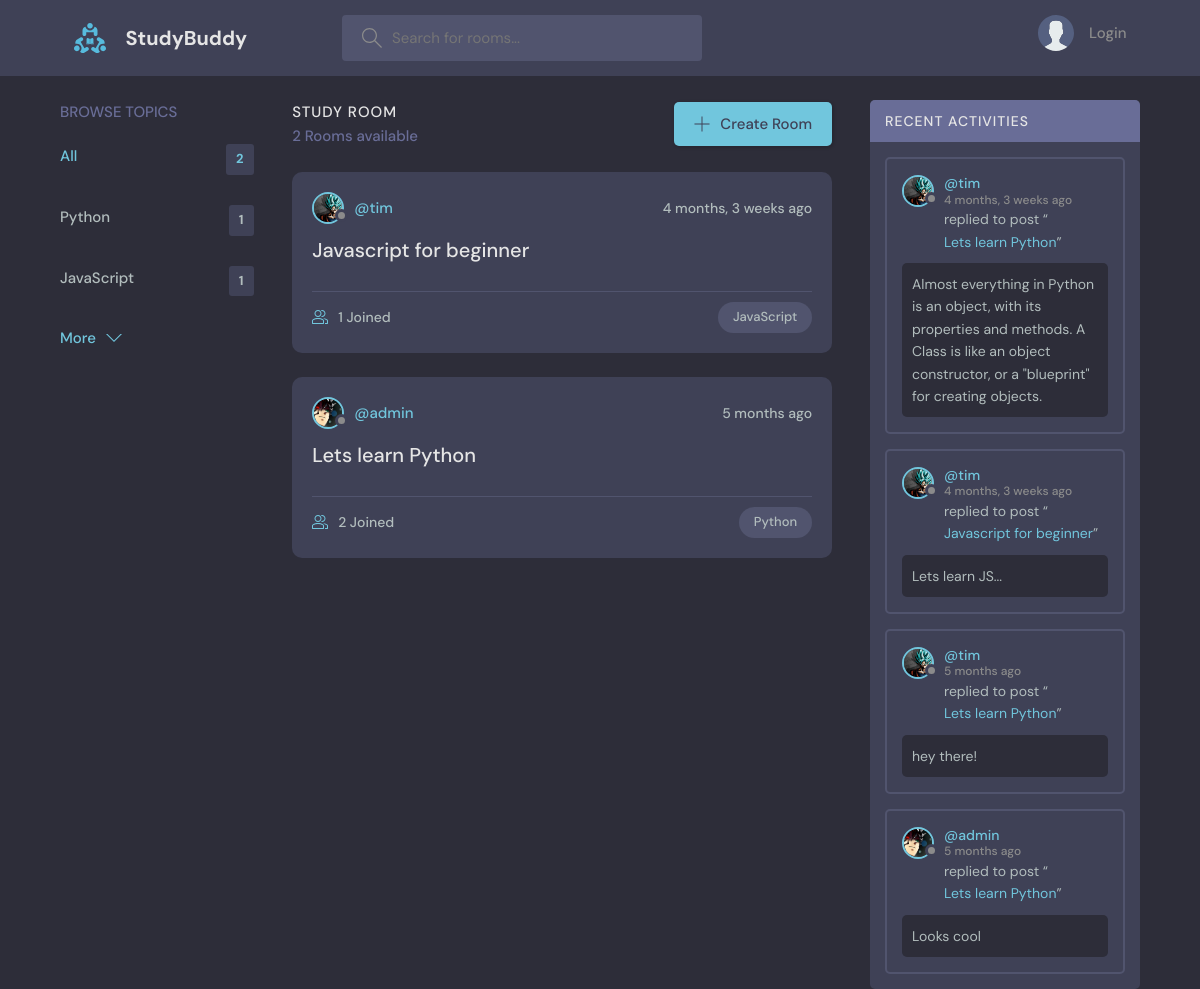
The page / on the database its author committed.
### base/models.py (models this page shows, shortened)
class Topic(models.Model):
    name=models.CharField(max_length=200)

class Room(models.Model):
    host=models.ForeignKey(User,on_delete=models.SET_NULL,null=True)
    topic=models.ForeignKey(Topic,on_delete=models.SET_NULL,null=True)
    name=models.CharField(max_length=200)
    description=models.TextField(null=True,blank=True)
    participants=models.ManyToManyField(User,related_name='participants',blank=True)
    updated=models.DateTimeField(auto_now=True)
    created=models.DateTimeField(auto_now_add=True)
    class Meta:
        ordering=['-updated','-created']
    def __str__(self):
        return self.name

class User(AbstractUser):
    name=models.CharField(max_length=200,null=True)
    email=models.EmailField(unique=True, null=True)
    bio=models.TextField(null=True)
    avatar=models.ImageField(null=True,default="avatar.svg")
    USERNAME_FIELD= 'email'
    REQUIRED_FIELDS=[]

class Message(models.Model):
    user=models.ForeignKey(User,on_delete=models.CASCADE)
    room=models.ForeignKey(Room,on_delete=models.CASCADE)
    body=models.TextField()
    updated=models.DateTimeField(auto_now=True)
    created=models.DateTimeField(auto_now_add=True)
    class Meta:
        ordering=['-updated','-created']

### base/views.py (the view)
# urls.py: path('',views.home,name="home"),
def home(request):
    q=request.GET.get('q') if request.GET.get('q') != None else ''
    rooms=Room.objects.filter(
        Q(topic__name__icontains=q) |
        Q(name__icontains=q) |
        Q(description__icontains=q)
    )
    topics=Topic.objects.all()[0:5]
    room_count=rooms.count()
    room_messages=Message.objects.filter(Q(room__topic__name__icontains=q))
    context={'rooms':rooms,'topics':topics,'room_count':room_count,'room_messages':room_messages}
    return render(request,'base/home.html',context)

### base/templates/base/home.html (shortened to what this page needs)
{% extends 'main.html' %}
{% block content %}
<main class="layout layout--3">
      <div class="container">
        {% include 'base/topics_component.html' %}
        <div class="roomList">
          <div class="roomList__header">
            <div>
              <h2>Study Room</h2>
              <p>{{room_count}} Rooms available</p>
            </div>
            <a class="btn btn--main" href="{% url 'create-room' %}">
              <svg version="1.1" xmlns="http://www.w3.org/2000/svg" width="32" height="32" viewBox="0 0 32 32">
                <title>add</title>
                <path
                  d="M16.943 0.943h-1.885v14.115h-14.115v1.885h14.115v14.115h1.885v-14.115h14.115v-1.885h-14.115v-14.115z"
                ></path>
              </svg>
              Create Room
            </a>
          </div>
          {% include 'base/feed_component.html' %}
        </div>
        {% include 'base/activity_component.html' %}
      </div>
    </main>
    {% endblock content %}

### base/templates/base/topics_component.html
<div class="topics">
    <div class="topics__header">
      <h2>Browse Topics</h2>
    </div>
    <ul class="topics__list">
      <li>
        <a href="{% url 'home' %}" class="active">All <span>{{topics.count}}</span></a>
      </li>
      {% for topic in topics %}
      <li>
        <a href="{% url 'home'%}?q={{topic.name}}">{{topic.name}} <span>{{topic.room_set.all.count}}</span></a>
      </li>
      {% endfor %}
    </ul>
    <a class="btn btn--link" href="{% url 'topics' %}">
      More
      <svg version="1.1" xmlns="http://www.w3.org/2000/svg" width="32" height="32" viewBox="0 0 32 32">
        <title>chevron-down</title>
        <path d="M16 21l-13-13h-3l16 16 16-16h-3l-13 13z"></path>
      </svg>
    </a>
  </div>

### base/templates/base/feed_component.html (shortened to what this page needs)
{% for room in rooms %}
<div class="roomListRoom">
    <div class="roomListRoom__header">
      <a href="{% url 'user-profile' room.host.id %}" class="roomListRoom__author">
        {% if request.user == room.host %}
          <div class="avatar avatar--small active">
        {% else %}
          <div class="avatar avatar--small">
        {% endif %}
          <img src="{{room.host.avatar.url}}" />
        </div>
        <span>@{{room.host.username}}</span>
      </a>
      <div class="roomListRoom__actions">
        <span>{{room.created|timesince}} ago</span>
      </div>
    </div>
    <div class="roomListRoom__content">
      <a href="{% url 'room' room.id %}">{{room.name}}</a>
    </div>
    <div class="roomListRoom__meta">
      <a href="{% url 'room' room.id %}" class="roomListRoom__joined">
        {{room.participants.all.count}} Joined
      </a>
      <p class="roomListRoom__topic">{{room.topic.name}}</p>
    </div>
  </div>
  {% endfor %}

### base/templates/base/activity_component.html (shortened to what this page needs)
<div class="activities">
    <div class="activities__header">
      <h2>Recent Activities</h2>
    </div>
    {% for message in room_messages %}
    <div class="activities__box">
      <div class="activities__boxHeader roomListRoom__header">
        <a href="{% url 'user-profile' message.user.id %}" class="roomListRoom__author">
          {% if request.user == message.user %}
          <div class="avatar avatar--small active">
            <img src="{{message.user.avatar.url}}" />
          </div>
          {% else %}
          <div class="avatar avatar--small ">
            <img src="{{message.user.avatar.url}}" />
          </div>
          {% endif %}
          <p>
            @{{message.user.username}}
            <span>{{message.created|timesince}} ago</span>
          </p>
        </a>
      </div>
      <div class="activities__boxContent">
        <p>replied to post “<a href="{% url 'room' message.room.id %}">{{message.room}}</a>”</p>
        <div class="activities__boxRoomContent">
          {{message.body}}
        </div>
      </div>
    </div>
    {% endfor %}
  </div>

### rows shown on the page
Topic: name "Python", room_set.all.count "1"
Topic: name "JavaScript", room_set.all.count "1"
Room: host.avatar (picture), host.username "tim", created "4 months, 3 weeks", name "Javascript for beginner", participants.all.count "1", topic.name "JavaScript"
Room: host.avatar (picture), host.username "admin", created "5 months", name "Lets learn Python", participants.all.count "2", topic.name "Python"
Message: user.avatar (picture), user.username "tim", created "4 months, 3 weeks", room "Lets learn Python", body "Almost everything in Python is an object, with its properties and methods. A Class is like an object constructor, or a \"blueprint\" for creating objects."
Message: user.avatar (picture), user.username "tim", created "4 months, 3 weeks", room "Javascript for beginner", body "Lets learn JS..."
Message: user.avatar (picture), user.username "tim", created "5 months", room "Lets learn Python", body "hey there!"
Message: user.avatar (picture), user.username "admin", created "5 months", room "Lets learn Python", body "Looks cool"

### other values the page prints
{{ topics.count }} "2"
{{ room_count }} "2"
